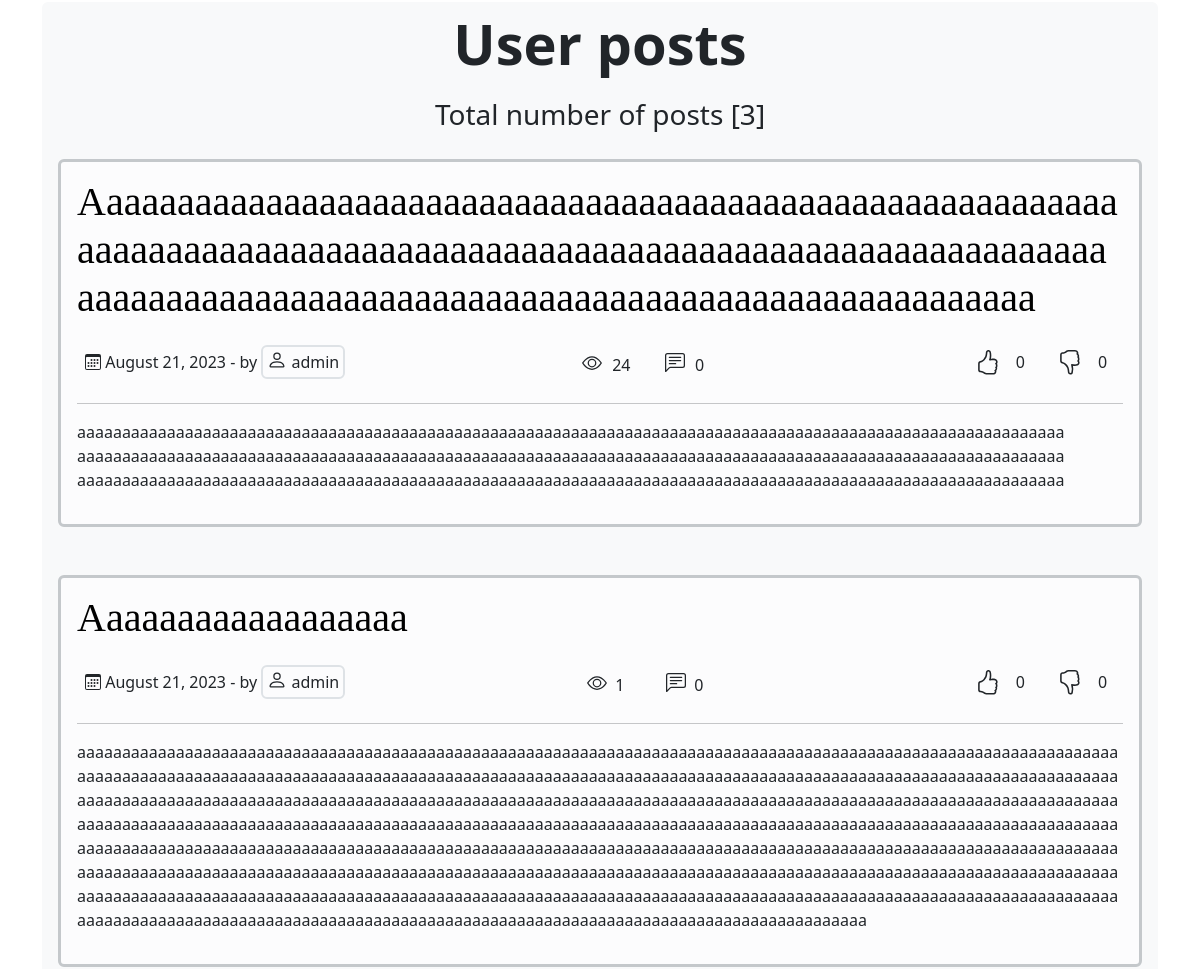
Before: /user/admin/ (middle part) with the older database file.
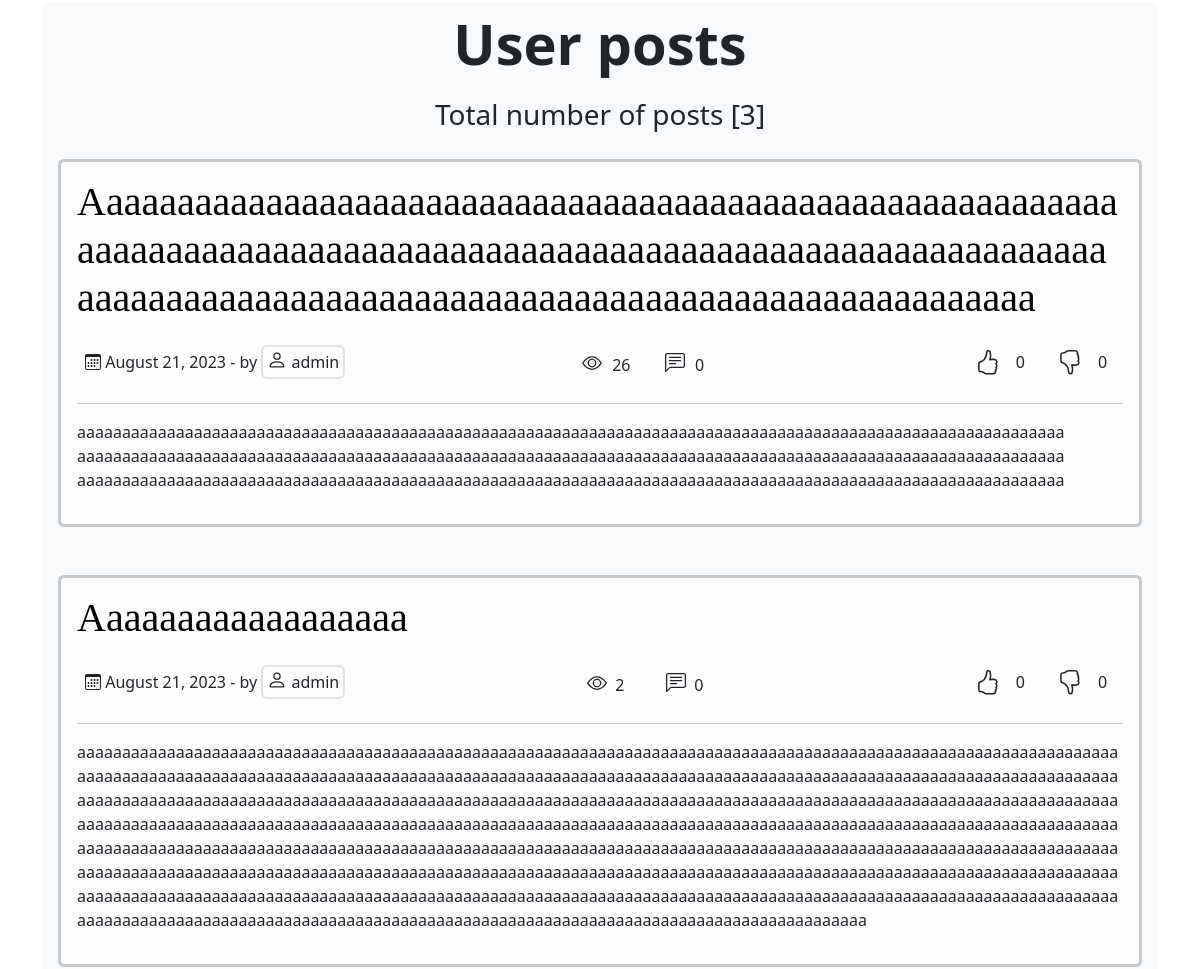
After: the same page with the newer database file.
### posts/models.py (models this page shows)
class Post(models.Model):
    id = models.AutoField(primary_key=True)
    author = models.ForeignKey(settings.AUTH_USER_MODEL, on_delete=models.CASCADE)
    posted_date = models.DateTimeField(default=timezone.now)
    title = models.TextField()
    content = models.TextField()
    views = models.IntegerField(default=0)
    comments = models.IntegerField(default=0)
    likes = models.IntegerField(default=0)
    dislikes = models.IntegerField(default=0)
    class Meta:
        db_table = 'Post'

### users/models.py (models this page shows)
class MyUser(AbstractUser):
    profile_pic = models.ImageField(null=True,
                                    blank=True,
                                    upload_to="users_prof/",
                                    default="users_prof/default_profile_pic.png")
    user_desc = models.TextField(max_length=250, default='Default profile description')
    RANK_CHOICES = (
        ('Newbie', 'Newbie'),
        ('Junior', 'Junior'),
        ('Member', 'Member'),
        ('SeniorMember', 'SeniorMember'),
        ('Veteran', 'Veteran'),
        ('Expert', 'Expert'),
        ('Guru', 'Guru'),
        ('Moderator', 'Moderator'),
        ('Administrator', 'Administrator'),
        )
    user_rank = models.CharField(
        max_length=20,
        choices=RANK_CHOICES,
        default='newbie'
    )
    def __str__(self):
        return self.username

### users/views.py (the view)
# urls.py: path('user/<str:username>/', users_views.user_account, name="user_account"),
def user_account(request, username):
    User = get_user_model()
    user = User.objects.get(username=username)
    user_id = user.id
    posts = Post.objects.filter(author_id=user_id).order_by('-posted_date')
    bg_color = user_rank_color(user)
    data = {
        'user': user,
        'posts': posts,
        'bg_color': bg_color,
        'Comments':Comment,
        'timezone':timezone,
        'datetime':datetime,
        'thumbs':PostsThumbs,
    }
    if request.method == 'POST':
        user = request.user
        new_username = request.POST.get("username")
        new_email = request.POST.get('email')
        new_password1 = request.POST.get("password1")
        new_password2 = request.POST.get("password2")
        new_profile_pic = request.POST.get('profile_picture')
        new_user_desc = request.POST.get('user_desc')
        if new_username and new_username != user.username:
            if User.objects.filter(username=new_username).exists():
                messages.info(request, 'Username already in use, try another one!')
                return redirect('user_account', username=username)
            elif 4 <= len(new_username) <= 10:
                user.username = new_username
                messages.success(request, 'Username changed!')
            else:
                messages.success(request, 'Username length must be betwwen 4 and 10 characters')
                return redirect('user_account', username=username)
        if new_email and new_email != user.email:
            if User.objects.filter(email=new_email).exists():
                messages.info(request, 'Email already in use, try another one')
                return redirect('user_account', username=username)
            else:
                messages.success(request, 'Email changed!')
                user.email = new_email
        if new_password1:
            if new_password1 == new_password2:
                try:
                    password_validation.validate_password(new_password1, user)
                except ValidationError as e:
                    messages.info(request, ', '.join(e))
                else:
                    user.set_password(new_password1)
                    update_session_auth_hash(request, user)
                    user.save()
                    messages.info(request, 'Password changed successfully!')
            else:
                messages.info(request, "Passwords are different")
        if new_profile_pic:
            messages.success(request, 'New profile picture set')
            user.profile_pic = new_profile_pic
        if new_user_desc is not None and new_user_desc != user.user_desc:
            user.user_desc = new_user_desc
        user.save()
        return redirect('user_account', username=new_username)
    else:
        return render(request, 'user/user_account.html', data)

### users/views.py (called while the page is built)
def user_rank_color(user):
    def rank_colors(rank):
        colors = {
            'Newbie': 'grey',
            'Junior': 'blue',
            'Member': 'cyan',
            'SeniorMember': 'green',
            'Veteran': 'black',
            'Expert': 'purple',
            'Guru': 'brown',
            'Moderator': 'orange',
            'Administrator': 'red'
        }
        default_color = 'lightblue'
        color = colors.get(rank, default_color)
        return color
    bg_color = rank_colors(user.user_rank)
    return bg_color

### static/templates/user/user_account.html (shortened to what this page needs)
{% extends 'blog/base.html' %}
{% load static %}
{% load tz %}
{% block content %}
<main class="container min-vh-100">
  <div class="bg-body-tertiary rounded pb-2">
    <div class="p-2 flex-grow-1 display-4 text-center  fw-semibold">
      User posts
    </div>
    <div class="p-2 flex-grow-1 fs-3 text-center">
      Total number of posts [{{ posts|length }}]
    </div>
    {% for post in posts %}
    <article class="blog-post border border-secondary-subtle border-3 p-3 rounded m-3 mb-5 bg-light-subtle">
      <a class="link-offset-2 link-offset-3-hover link-underline link-underline-opacity-0 link-underline-opacity-75-hover text-reset"
        href="{% url 'post_view' post.id %}">
        <h2 class="display-6 link-body-emphasis mb-1 text-break text-capitalize">
          {{ post.title }}
        </h2>
      </a>
      <p class="blog-post-meta">
      <div class="d-flex justify-content-between">
        <div class="p-2">
          {{ post.posted_date|date:"F d, Y" }}
          - by
          <span class="border border-2 rounded p-1">
            {{ post.author }}
          </span>
        </div>
        <div class="p-2 d-flex align-items-center p-2">
          <div class="row ">
            <div class="col-2">
            </div>
            <div class="col-3 me-2">
              {{post.views}}
            </div>
            <div class="col-2">
            </div>
            <div class="col-3 me-2">
              {{post.comments}}
            </div>
          </div>
        </div>
        <div class="p-2 d-flex align-items-center p-2">
          <div class="row ">
            <div class="col-3">
              {% if user.is_authenticated %}
              <form id="myForm" method="post" action="{% url 'like_clicked' %}">
                {% endif %}
              </form>
            </div>
            <div class="col-3 " id="likes-counter-{{ post.id }}">
              {{post.likes}}
            </div>
            <div class="col-3">
              <form id="myForm" method="post" action="{% url 'dislike_clicked' %}">
              </form>
            </div>
            <div class="col-3 " id="dislikes-counter-{{ post.id }}">
              {{post.dislikes}}
            </div>
          </div>
        </div>
      </div>
      </p>
      <hr>
      <p class="text-break">
        {{ post.content }}
      </p>
    </article>
    {% endfor %}
  </div>
</main>
{% endblock %}

Changed rows visible on the page:
changed Post (number 1 of 2 on the later page): views "24" → "26"
changed Post "Aaaaaaaaaaaaaaaaaa": views "1" → "2"
